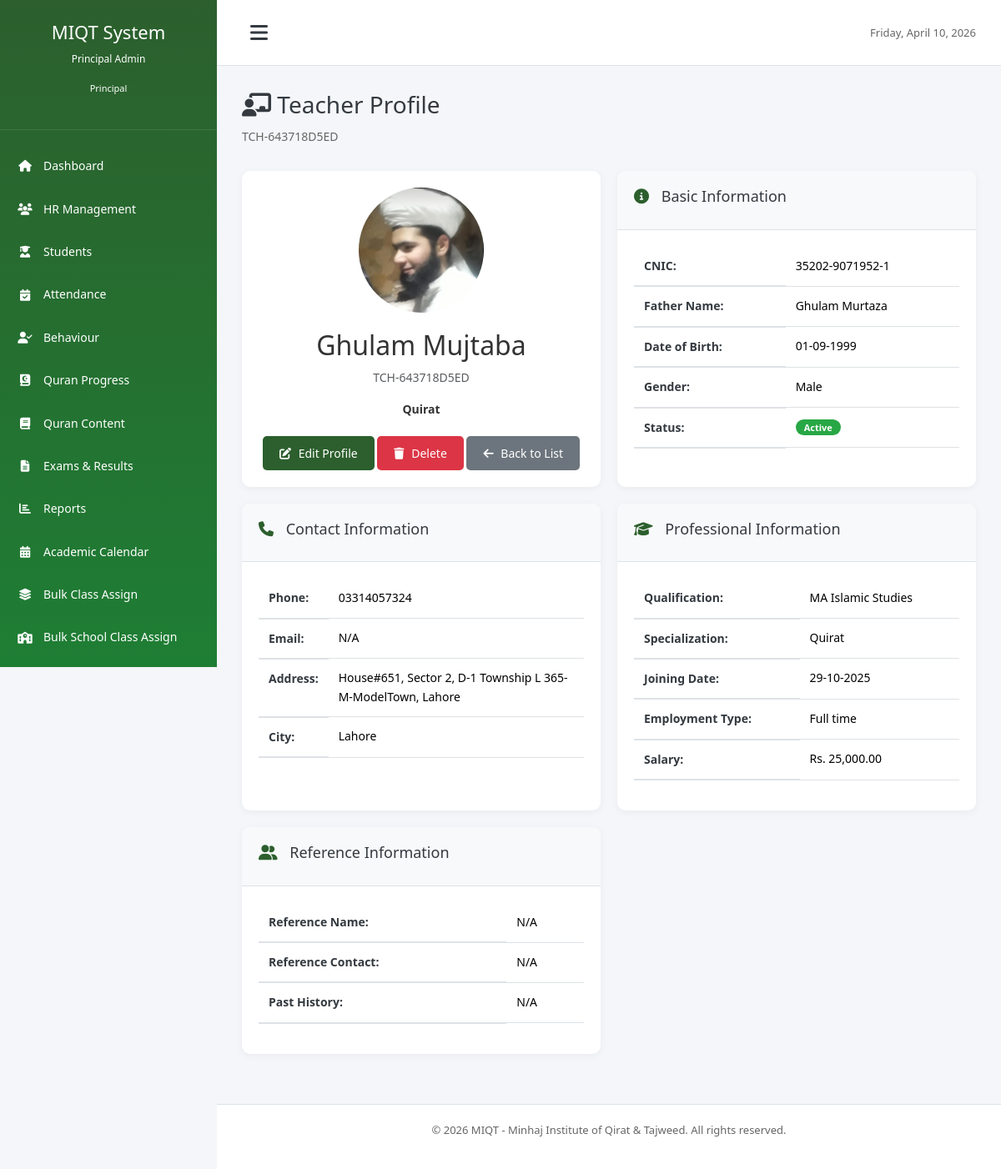
The app's page /modules/hr/view_teacher.php?id=3 (signed in) with its own data.
### tables this page shows
CREATE TABLE `teachers` (
  `id` int(11) NOT NULL,
  `user_id` int(11) DEFAULT NULL,
  `teacher_id` varchar(50) NOT NULL,
  `first_name` varchar(100) NOT NULL,
  `last_name` varchar(100) NOT NULL,
  `father_name` varchar(100) DEFAULT NULL,
  `cnic` varchar(20) DEFAULT NULL,
  `date_of_birth` date DEFAULT NULL,
  `gender` enum('male','female') NOT NULL,
  `phone` varchar(20) NOT NULL,
  `email` varchar(150) DEFAULT NULL,
  `address` text DEFAULT NULL,
  `city` varchar(100) DEFAULT NULL,
  `qualification` varchar(255) DEFAULT NULL,
  `specialization` varchar(255) DEFAULT NULL,
  `joining_date` date NOT NULL,
  `salary` decimal(10,2) DEFAULT NULL,
  `employment_type` enum('full_time','part_time','contract') DEFAULT 'full_time',
  `status` enum('active','inactive','on_leave') DEFAULT 'active',
  `photo` varchar(255) DEFAULT NULL,
  `created_at` timestamp NOT NULL DEFAULT current_timestamp(),
  `updated_at` timestamp NOT NULL DEFAULT current_timestamp() ON UPDATE current_timestamp(),
  `reference_name` varchar(100) DEFAULT NULL,
  `reference_number` varchar(50) DEFAULT NULL,
  `past_history` text DEFAULT NULL
);

### includes/functions.php (called while the page is built, shortened)
<?php
function formatDate($date, $format = DISPLAY_DATE_FORMAT) {
    return date($format, strtotime($date));
}
?>

### modules/hr/view_teacher.php (the view, shortened to what this page needs)
<?php
require_once '../../config/database.php';
require_once '../../includes/functions.php';
$teacher_id = isset($_GET['id']) ? (int)$_GET['id'] : 0;
$sql = "SELECT t.*, u.username FROM teachers t
        LEFT JOIN users u ON t.user_id = u.id
        WHERE t.id = ?";
$stmt = $db->prepare($sql);
$stmt->execute([$teacher_id]);
$teacher = $stmt->fetch();
require_once '../../includes/header.php';
?>
<div class="page-header">
    <h1 class="page-title"><i class="fas fa-chalkboard-teacher"></i> Teacher Profile</h1>
    <p class="subtitle"><?php echo $teacher['teacher_id']; ?></p>
</div>
<div class="dashboard-grid mb-20">
    <div class="dashboard-card">
        <div class="card-body" style="text-align: center;">
            <?php if ($teacher['photo']): ?>
            <img src="<?php echo SITE_URL . '/uploads/photos/' . $teacher['photo']; ?>"
                 alt="Photo" style="width: 150px; height: 150px; border-radius: 50%; object-fit: cover; margin-bottom: 20px;">
            <?php else: ?>
            <i class="fas fa-user-circle" style="font-size: 150px; color: #ccc; margin-bottom: 20px;"></i>
            <?php endif; ?>
            <h2><?php echo $teacher['first_name'] . ' ' . $teacher['last_name']; ?></h2>
            <p class="text-muted"><?php echo $teacher['teacher_id']; ?></p>
            <p><strong><?php echo $teacher['specialization'] ?? 'Teacher'; ?></strong></p>
            <div style="margin-top: 20px;">
                <a href="edit_teacher.php?id=<?php echo $teacher['id']; ?>" class="btn btn-primary">
                    <i class="fas fa-edit"></i> Edit Profile
                </a>
                <a href="delete_teacher.php?id=<?php echo $teacher['id']; ?>" class="btn btn-danger"
                   onclick="return confirm('Are you sure you want to delete this teacher?')">
                    <i class="fas fa-trash"></i> Delete
                </a>
                <a href="teachers.php" class="btn btn-secondary">
                    <i class="fas fa-arrow-left"></i> Back to List
                </a>
            </div>
        </div>
    </div>
    <div class="dashboard-card">
        <div class="card-header">
            <h3><i class="fas fa-info-circle"></i> Basic Information</h3>
        </div>
        <div class="card-body">
            <table class="table">
                <tr>
                    <th>CNIC:</th>
                    <td><?php echo $teacher['cnic']; ?></td>
                </tr>
                <tr>
                    <th>Father Name:</th>
                    <td><?php echo $teacher['father_name'] ?: 'N/A'; ?></td>
                </tr>
                <tr>
                    <th>Date of Birth:</th>
                    <td><?php echo formatDate($teacher['date_of_birth']); ?></td>
                </tr>
                <tr>
                    <th>Gender:</th>
                    <td><?php echo ucfirst($teacher['gender']); ?></td>
                </tr>
                <tr>
                    <th>Status:</th>
                    <td>
                        <?php
                        $badges = [
                            'active' => 'badge-success',
                            'inactive' => 'badge-secondary',
                            'on_leave' => 'badge-warning'
                        ];
                        $badge = $badges[$teacher['status']] ?? 'badge-secondary';
                        ?>
                        <span class="badge <?php echo $badge; ?>">
                            <?php echo ucfirst(str_replace('_', ' ', $teacher['status'])); ?>
                        </span>
                    </td>
                </tr>
            </table>
        </div>
    </div>
</div>
<div class="dashboard-grid">
    <div class="dashboard-card">
        <div class="card-header">
            <h3><i class="fas fa-phone"></i> Contact Information</h3>
        </div>
        <div class="card-body">
            <table class="table">
                <tr>
                    <th>Phone:</th>
                    <td><?php echo $teacher['phone']; ?></td>
                </tr>
                <tr>
                    <th>Email:</th>
                    <td><?php echo $teacher['email'] ?: 'N/A'; ?></td>
                </tr>
                <tr>
                    <th>Address:</th>
                    <td><?php echo $teacher['address'] ?: 'N/A'; ?></td>
                </tr>
                <tr>
                    <th>City:</th>
                    <td><?php echo $teacher['city'] ?: 'N/A'; ?></td>
                </tr>
            </table>
        </div>
    </div>
    <div class="dashboard-card">
        <div class="card-header">
            <h3><i class="fas fa-graduation-cap"></i> Professional Information</h3>
        </div>
        <div class="card-body">
            <table class="table">
                <tr>
                    <th>Qualification:</th>
                    <td><?php echo $teacher['qualification']; ?></td>
                </tr>
                <tr>
                    <th>Specialization:</th>
                    <td><?php echo $teacher['specialization'] ?: 'N/A'; ?></td>
                </tr>
                <tr>
                    <th>Joining Date:</th>
                    <td><?php echo formatDate($teacher['joining_date']); ?></td>
                </tr>
                <tr>
                    <th>Employment Type:</th>
                    <td><?php echo ucfirst(str_replace('_', ' ', $teacher['employment_type'])); ?></td>
                </tr>
                <?php if ($teacher['salary']): ?>
                <tr>
                    <th>Salary:</th>
                    <td>Rs. <?php echo number_format($teacher['salary'], 2); ?></td>
                </tr>
                <?php endif; ?>
            </table>
        </div>
    </div>
    <div class="dashboard-card">
        <div class="card-header">
            <h3><i class="fas fa-user-friends"></i> Reference Information</h3>
        </div>
        <div class="card-body">
            <table class="table">
                <tr>
                    <th>Reference Name:</th>
                    <td><?php echo !empty($teacher['reference_name']) ? htmlspecialchars($teacher['reference_name']) : 'N/A'; ?></td>
                </tr>
                <tr>
                    <th>Reference Contact:</th>
                    <td><?php echo !empty($teacher['reference_number']) ? htmlspecialchars($teacher['reference_number']) : 'N/A'; ?></td>
                </tr>
                <tr>
                    <th>Past History:</th>
                    <td><?php echo !empty($teacher['past_history']) ? nl2br(htmlspecialchars($teacher['past_history'])) : 'N/A'; ?></td>
                </tr>
            </table>
        </div>
    </div>
</div>
<?php require_once '../../includes/footer.php'; ?>

### assets/css/style.css (style rules this page uses)
* { margin: 0; padding: 0; box-sizing: border-box; }
:root { --primary-color: #2c5f2d; --secondary-color: #1e7e34; --success-color: #28a745; --danger-color: #dc3545; --warning-color: #ffc107; --info-color: #17a2b8; --light-color: #f8f9fa; --dark-color: #343a40; --border-color: #dee2e6; --sidebar-width: 260px; --sidebar-collapsed-width: 72px; }
body { font-family: 'Jameel Noori Nastaleeq', 'Segoe UI', Tahoma, Geneva, Verdana, sans-serif; font-size: 14px; line-height: 1.6; color: #333; background-color: #f4f6f9; }
[dir="rtl"], .urdu-text, .arabic-text, th, td, .progress-table th, .progress-table td, table th, table td { font-family: 'Jameel Noori Nastaleeq', 'Segoe UI', Tahoma, Geneva, Verdana, sans-serif; }
* { font-variant-ligatures: normal; text-rendering: optimizeLegibility; }
.page-title { font-size: 28px; margin-bottom: 10px; color: var(--dark-color); }
.subtitle { font-size: 14px; color: #666; margin-bottom: 30px; }
.dashboard-grid { display: grid; grid-template-columns: repeat(auto-fit, minmax(400px, 1fr)); gap: 20px; margin-bottom: 30px; }
.dashboard-card { background: white; border-radius: 10px; box-shadow: 0 2px 10px rgba(0,0,0,0.05); overflow: hidden; }
.card-header { background: #f8f9fa; padding: 20px; border-bottom: 1px solid var(--border-color); display: flex; justify-content: space-between; align-items: center; }
.card-header h3 { font-size: 18px; color: var(--dark-color); }
.card-header h3 i { margin-right: 10px; color: var(--primary-color); }
.card-body { padding: 20px; }
.btn { display: inline-block; padding: 10px 20px; border: none; border-radius: 5px; font-size: 14px; cursor: pointer; text-decoration: none; transition: all 0.3s; text-align: center; }
.btn-primary { background: var(--primary-color); color: white; }
.btn-danger { background: var(--danger-color); color: white; }
.btn-secondary { background: #6c757d; color: white; }
.btn i { margin-right: 5px; }
.table { width: 100%; border-collapse: collapse; }
.table th { padding: 12px; text-align: left; font-weight: 600; color: var(--dark-color); border-bottom: 2px solid var(--border-color); }
.table td { padding: 12px; border-bottom: 1px solid var(--border-color); }
.badge { display: inline-block; padding: 4px 10px; border-radius: 12px; font-size: 11px; font-weight: 600; }
.badge-success { background: var(--success-color); color: white; }
.text-muted { color: #999; }
.mb-20 { margin-bottom: 20px; }

### records on screen
teachers: teacher "TCH-643718D5ED", photo (picture), first_name "Ghulam", last_name "Mujtaba", specialization "Quirat", cnic "35202-9071952-1", father_name "Ghulam Murtaza", date_of_birth "01-09-1999", gender "Male", status "Active", phone "03314057324", email "N/A", address "House#651, Sector 2, D-1 Township L 365-M-ModelTown, Lahore", city "Lahore", qualification "MA Islamic Studies", joining_date "29-10-2025", employment_type "Full time", salary "25,000.00"

### other values on screen
getUserName() "Principal Admin"
str_replace('_', ' ', getUserRole()) "Principal"
